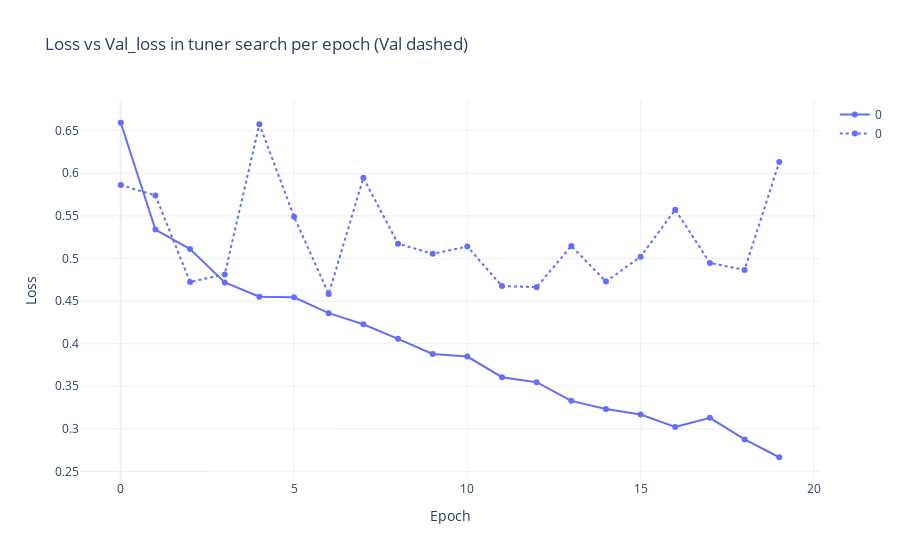
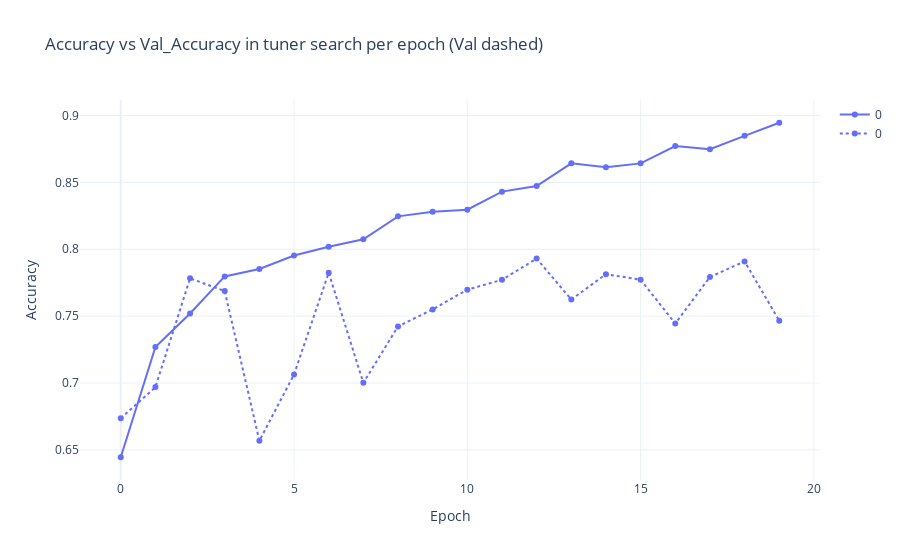

The cell these charts' notebook holds for them, in order:
### Markdown cell above
## 2.3 - Results summary

### Code cell
from utils.data_processing import make_loss_graphs, make_loss_accuracy_graphs, add_tuner_iteration_to_data
import pandas

csv = pandas.read_csv(f"{project_definition['name']}_train.csv")
add_tuner_iteration_to_data(csv)

loss_graph = make_loss_graphs(csv)
acc_graph = make_loss_accuracy_graphs(csv)

loss_graph.update_layout(title="Loss vs Val_loss in tuner search per epoch (Val dashed)").show()
acc_graph.update_layout(title="Accuracy vs Val_Accuracy in tuner search per epoch (Val dashed)").show()

### Figure 1 — Plotly figure (JSON) as saved in the notebook; plotly's stock layout.template omitted (floating-point values rounded to 4 significant figures)
{"data": [{"hovertemplate": "tuner_iteration=0<br>variable=loss<br>epoch=%{x}<br>value=%{y}<extra></extra>", "legendgroup": "0", "line": {"color": "#636efa", "dash": "solid"}, "marker": {"symbol": "circle"}, "mode": "lines+markers", "name": "0", "orientation": "v", "showlegend": true, "x": [0, 1, 2, 3, 4, 5, 6, 7, 8, 9, 10, 11, 12, 13, 14, 15, 16, 17, 18, 19], "xaxis": "x", "y": [0.6593, 0.5339, 0.5111, 0.4719, 0.4551, 0.4544, 0.4358, 0.4228, 0.4056, 0.3878, 0.3848, 0.3606, 0.3547, 0.3329, 0.3234, 0.3168, 0.3023, 0.3129, 0.2876, 0.2667], "yaxis": "y", "type": "scatter"}, {"hovertemplate": "tuner_iteration=0<br>variable=val_loss<br>epoch=%{x}<br>value=%{y}<extra></extra>", "legendgroup": "0", "line": {"color": "#636efa", "dash": "dot"}, "marker": {"symbol": "circle"}, "mode": "lines+markers", "name": "0", "orientation": "v", "showlegend": true, "x": [0, 1, 2, 3, 4, 5, 6, 7, 8, 9, 10, 11, 12, 13, 14, 15, 16, 17, 18, 19], "xaxis": "x", "y": [0.5861, 0.574, 0.4724, 0.4813, 0.6575, 0.549, 0.4583, 0.5947, 0.5174, 0.5055, 0.5139, 0.4676, 0.4663, 0.5147, 0.4729, 0.5021, 0.5573, 0.4947, 0.4865, 0.6133], "yaxis": "y", "type": "scatter"}], "layout": {"xaxis": {"title": {"text": "Epoch"}}, "yaxis": {"title": {"text": "Loss"}}, "title": {"text": "Loss vs Val_loss in tuner search per epoch (Val dashed)"}}}

### Figure 2 — Plotly figure (JSON) as saved in the notebook; plotly's stock layout.template omitted (floating-point values rounded to 4 significant figures)
{"data": [{"hovertemplate": "tuner_iteration=0<br>variable=accuracy<br>epoch=%{x}<br>value=%{y}<extra></extra>", "legendgroup": "0", "line": {"color": "#636efa", "dash": "solid"}, "marker": {"symbol": "circle"}, "mode": "lines+markers", "name": "0", "orientation": "v", "showlegend": true, "x": [0, 1, 2, 3, 4, 5, 6, 7, 8, 9, 10, 11, 12, 13, 14, 15, 16, 17, 18, 19], "xaxis": "x", "y": [0.6445, 0.7269, 0.752, 0.7797, 0.7853, 0.7953, 0.8019, 0.8074, 0.8246, 0.8281, 0.8296, 0.8431, 0.8473, 0.8642, 0.8613, 0.8642, 0.8772, 0.8748, 0.8848, 0.8946], "yaxis": "y", "type": "scatter"}, {"hovertemplate": "tuner_iteration=0<br>variable=val_accuracy<br>epoch=%{x}<br>value=%{y}<extra></extra>", "legendgroup": "0", "line": {"color": "#636efa", "dash": "dot"}, "marker": {"symbol": "circle"}, "mode": "lines+markers", "name": "0", "orientation": "v", "showlegend": true, "x": [0, 1, 2, 3, 4, 5, 6, 7, 8, 9, 10, 11, 12, 13, 14, 15, 16, 17, 18, 19], "xaxis": "x", "y": [0.6737, 0.6969, 0.7782, 0.7687, 0.6568, 0.7064, 0.7825, 0.7001, 0.7423, 0.755, 0.7698, 0.7772, 0.793, 0.7624, 0.7814, 0.7772, 0.7445, 0.7793, 0.7909, 0.7466], "yaxis": "y", "type": "scatter"}], "layout": {"xaxis": {"title": {"text": "Epoch"}}, "yaxis": {"title": {"text": "Accuracy"}}, "title": {"text": "Accuracy vs Val_Accuracy in tuner search per epoch (Val dashed)"}}}
